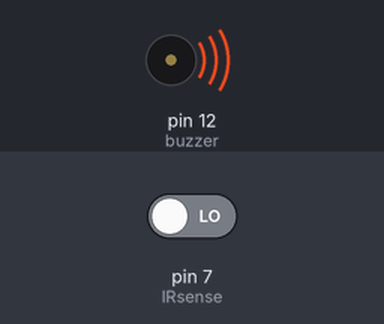
Recording of a sketch running on a simulated Arduino Uno, built with avr-gcc and run on an emulated ATmega328P. Parts: buzzer (waves = sounding, pin HIGH). Inputs (shaded band) come from the test bench; at power-on: pin 7 (IRsense) LOW.

Above: at 1.2 s.
1.3 s: pin 7 (IRsense) driven HIGH
At 2.5 s:
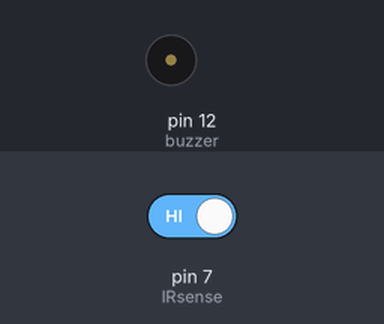
2.8 s: pin 7 (IRsense) driven LOW
At 3.8 s:
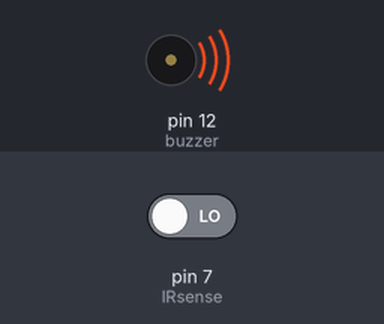
Timing chart, 0 to 5.8 s (numbered marks = the images above; inputs shaded):
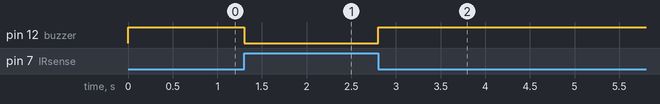

Measured:
- after the input at 1.3 s, pin 12 (buzzer): HIGH → LOW at once
- after the input at 2.8 s, pin 12 (buzzer): LOW → HIGH at once

The sketch:

obstacle_sensor.ino
```cpp
/*----------------------------------------------------------------------------
 * Author: Eshwar jorvekar
 * Created on 17 September, 2017
 * Description: activate buzzer on button press
 *----------------------------------------------------------------------------*/


int IRsense =7; // IR sensor at pin 7, active low
int buzzer =12; // buzzer at pin 12

void setup()
{
  pinMode(IRsense, INPUT); //make the push button's pin as input
  pinMode(buzzer,OUTPUT); // see output at buzzer
}

void loop()
{
int IRmonitor = digitalRead(IRsense); //read the input pin

if(IRmonitor)
  digitalWrite(buzzer,LOW);
else
  digitalWrite(buzzer,HIGH);
}
```
